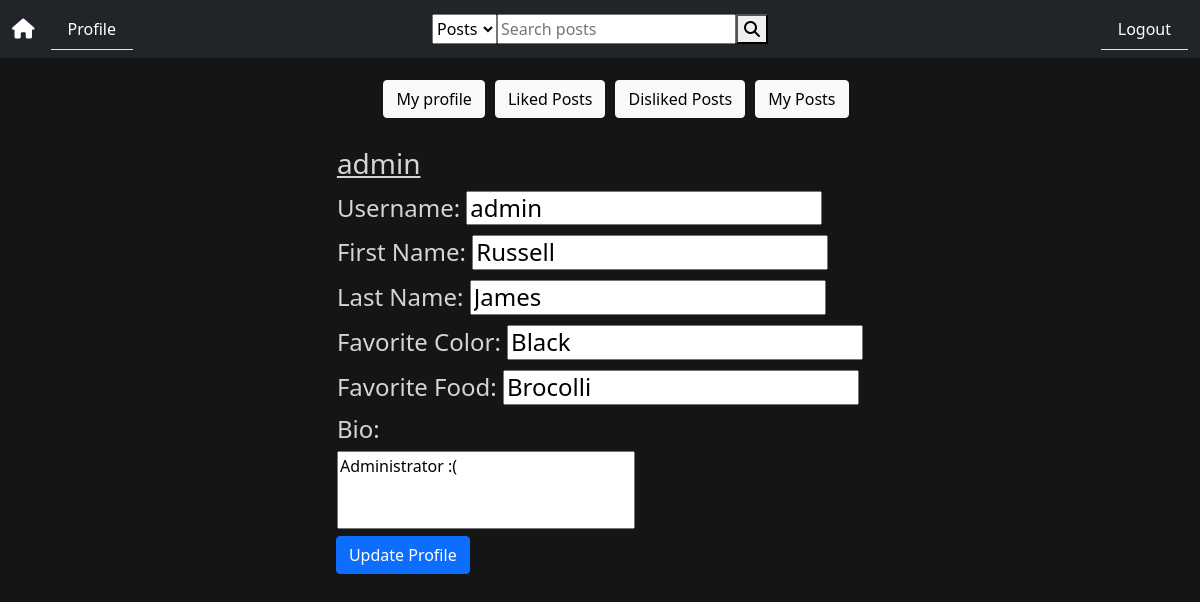
The app's page /profile (signed in) with its own data.
### tables this page shows
CREATE TABLE users (id INTEGER NOT NULL,
username TEXT NOT NULL,
hash TEXT NOT NULL,
PRIMARY KEY(id));

CREATE TABLE personal_info (username NOT NULL,
first_name TEXT DEFUALT "N/A",
last_name TEXT DEFUALT "N/A",
favorite_color TEXT DEFUALT "N/A",
favorite_food TEXT DEFUALT "N/A",
bio TEXT DEFAULT "N/A",
FOREIGN KEY(username) REFERENCES users(username));

### app.py (the view)
@app.route("/profile")
@login_required
def profile():
    user_info = db.execute("SELECT * FROM personal_info JOIN users ON personal_info.username = users.username WHERE id = ?", session["user_id"])[0]
    liked_posts = db.execute("SELECT timestamp, username, post_id, user_id, post_text, likes, dislikes FROM posts JOIN users ON users.id = posts.user_id WHERE post_id IN (SELECT post_id FROM likes WHERE user_id = ?)", session["user_id"])
    disliked_posts = db.execute("SELECT timestamp, username, post_id, user_id, post_text, likes, dislikes FROM posts JOIN users ON users.id = posts.user_id WHERE post_id IN (SELECT post_id FROM dislikes WHERE user_id = ?)", session["user_id"])
    user_posts = db.execute("SELECT timestamp, username, post_id, user_id, post_text, likes, dislikes FROM posts JOIN users ON users.id = posts.user_id WHERE user_id = ?", session["user_id"])
    liked_dates = format_timestamp(liked_posts)
    disliked_dates = format_timestamp(disliked_posts)
    post_dates = format_timestamp(user_posts)
    user_id = session["user_id"]
    return render_template("profile.html", user_info=user_info, liked_posts=liked_posts, disliked_posts=disliked_posts,
                            user_posts=user_posts, liked_dates=liked_dates, disliked_dates=disliked_dates, post_dates=post_dates, user_id=user_id)

### helpers.py (called while the page is built)
def login_required(f):
    @wraps(f)
    def decorated_function(*args, **kwargs):
        if session.get("user_id") is None:
            return redirect("/login")
        return f(*args, **kwargs)
    return decorated_function

def format_timestamp(posts):
    dates = {}
    for post in posts:
        timestamp = datetime.strptime(post["timestamp"],'%Y-%m-%d %H:%M:%S')
        dates[post["post_id"]] = timestamp.strftime("%a, %B %d, %Y %I:%M %p")
    return dates

### templates/profile.html (shortened to what this page needs)
{% extends "layout.html" %}
{% block main %}
<div class="profile_nav">
    <ul class="profile_nav">
        <li><button type="button" class="btn btn-light" id="profile">My profile</button></li>
        <li><button type="button" class="btn btn-light" id="liked_posts">Liked Posts</button></li>
        <li><button type="button" class="btn btn-light" id="disliked_posts">Disliked Posts</button></li>
        <li><button type="button" class="btn btn-light" id="posts">My Posts</button></li>
    </ul>
</div>
<div class="profile_view">
    <form action ="/update_profile" method="post">
        <table>
            <tr>
                <th><u><h3>{{ user_info.username }} </h3></u></th>
            </tr>
            <tr>
                <td><h4>Username: <input autocomplete="off" id="username" name="username" value="{{user_info.username}}" type="text"></h4></td>
            </tr>
            <tr>
                <td><h4>First Name: <input autocomplete="off" id="first_name" name="first_name" value="{{ user_info.first_name }}" type="text"></h4></td>
            </tr>
            <tr>
                <td><h4>Last Name: <input autocomplete="off" id="last_name" name="last_name" value="{{ user_info.last_name }}" type="text"></h4></td>
            </tr>
            <tr>
                <td><h4>Favorite Color: <input autocomplete="off" id="fav_color" name="fav_color" value="{{ user_info.favorite_color}}" type="text"></h4></td>
            </tr>
            <tr>
                <td><h4>Favorite Food: <input autocomplete="off" id="fav_food" name="fav_food" value="{{ user_info.favorite_food}}" type="text"></h4></td>
            </tr>
            <tr>
                <td ><h4>Bio:</h4><textarea cols="30" rows="3" id="bio" name="bio">{{ user_info.bio }}</textarea></td>
            </tr>
        </table>
        <button class="btn btn-primary" type="submit">Update Profile</button>
    </form>
</div>
{% endblock %}

### static/styles.css (style rules this page uses)
body { background: #131516; color: #d8d4cf; }
.profile_view { display: flex; flex: 0 0 25 em; justify-content: center; }
.profile_nav { display:flex; justify-content: center; }
.profile_nav li { margin: 0 5px; display: inline-block; font-size: 3rem; }
textarea { resize: none; }

### records on screen
users: username "admin"
personal_info: first_name "Russell", last_name "James", fav_color "Black", fav_food "Brocolli", bio "Administrator :("
